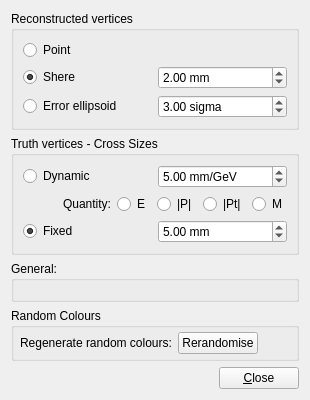
<?xml version="1.0" encoding="UTF-8"?>
<ui version="4.0">
 <class>VertexSysSettingsColouringForm</class>
 <widget class="QWidget" name="VertexSysSettingsColouringForm">
  <property name="geometry">
   <rect>
    <x>0</x>
    <y>0</y>
    <width>310</width>
    <height>349</height>
   </rect>
  </property>
  <property name="windowTitle">
   <string>Form</string>
  </property>
  <layout class="QVBoxLayout">
   <item>
    <widget class="QGroupBox" name="groupBox_2">
     <property name="title">
      <string>Reconstructed vertices</string>
     </property>
     <layout class="QGridLayout">
      <item row="0" column="0">
       <widget class="QRadioButton" name="radioButton_reconVert_point">
        <property name="text">
         <string>Point</string>
        </property>
       </widget>
      </item>
      <item row="1" column="0">
       <widget class="QRadioButton" name="radioButton_reconVert_sphere">
        <property name="text">
         <string>Shere</string>
        </property>
        <property name="checked">
         <bool>true</bool>
        </property>
       </widget>
      </item>
      <item row="1" column="1">
       <widget class="QDoubleSpinBox" name="doubleSpinBox_reconVert_sphereRadius_mm">
        <property name="suffix">
         <string> mm</string>
        </property>
        <property name="minimum">
         <double>0.010000000000000</double>
        </property>
        <property name="maximum">
         <double>999.990000000000009</double>
        </property>
        <property name="value">
         <double>2.000000000000000</double>
        </property>
       </widget>
      </item>
      <item row="2" column="0">
       <widget class="QRadioButton" name="radioButton_reconVert_ellipsoid">
        <property name="text">
         <string>Error ellipsoid</string>
        </property>
       </widget>
      </item>
      <item row="2" column="1">
       <widget class="QDoubleSpinBox" name="doubleSpinBox_reconVert_ellipsoid_nsigma">
        <property name="suffix">
         <string> sigma</string>
        </property>
        <property name="minimum">
         <double>0.100000000000000</double>
        </property>
        <property name="maximum">
         <double>999.990000000000009</double>
        </property>
        <property name="singleStep">
         <double>0.500000000000000</double>
        </property>
        <property name="value">
         <double>3.000000000000000</double>
        </property>
       </widget>
      </item>
     </layout>
    </widget>
   </item>
   <item>
    <widget class="QGroupBox" name="groupBox">
     <property name="title">
      <string>Truth vertices - Cross Sizes</string>
     </property>
     <layout class="QGridLayout">
      <item row="0" column="0">
       <widget class="QRadioButton" name="radioButton_truthCrossSize_ProptoQuantity">
        <property name="text">
         <string>Dynamic</string>
        </property>
       </widget>
      </item>
      <item row="0" column="1">
       <widget class="QDoubleSpinBox" name="doubleSpinBox_truthCrossSize_ProptoQuantity">
        <property name="suffix">
         <string> mm/GeV</string>
        </property>
        <property name="minimum">
         <double>0.010000000000000</double>
        </property>
        <property name="maximum">
         <double>999.990000000000009</double>
        </property>
        <property name="value">
         <double>5.000000000000000</double>
        </property>
       </widget>
      </item>
      <item row="1" column="0" colspan="2">
       <layout class="QHBoxLayout">
        <property name="leftMargin">
         <number>40</number>
        </property>
        <item>
         <widget class="QLabel" name="label">
          <property name="text">
           <string>Quantity:</string>
          </property>
         </widget>
        </item>
        <item>
         <widget class="QRadioButton" name="radioButton_truthCrossSize_quantityIsEnergy">
          <property name="text">
           <string>E</string>
          </property>
          <property name="checked">
           <bool>true</bool>
          </property>
         </widget>
        </item>
        <item>
         <widget class="QRadioButton" name="radioButton_truthCrossSize_quantityIsAbsMomentum">
          <property name="text">
           <string>|P|</string>
          </property>
         </widget>
        </item>
        <item>
         <widget class="QRadioButton" name="radioButton_truthCrossSize_quantityIsAbsTransverseMomentum">
          <property name="text">
           <string>|Pt|</string>
          </property>
         </widget>
        </item>
        <item>
         <widget class="QRadioButton" name="radioButton_truthCrossSize_quantityIsMass">
          <property name="text">
           <string>M</string>
          </property>
         </widget>
        </item>
       </layout>
      </item>
      <item row="2" column="0">
       <widget class="QRadioButton" name="radioButton_truthCrossSize_Fixed">
        <property name="text">
         <string>Fixed</string>
        </property>
        <property name="checked">
         <bool>true</bool>
        </property>
       </widget>
      </item>
      <item row="2" column="1">
       <widget class="QDoubleSpinBox" name="doubleSpinBox_truthCrossSize_fixed">
        <property name="suffix">
         <string> mm</string>
        </property>
        <property name="minimum">
         <double>0.010000000000000</double>
        </property>
        <property name="maximum">
         <double>999.990000000000009</double>
        </property>
        <property name="value">
         <double>5.000000000000000</double>
        </property>
       </widget>
      </item>
     </layout>
    </widget>
   </item>
   <item>
    <widget class="QGroupBox" name="groupBox_3">
     <property name="title">
      <string>General:</string>
     </property>
     <layout class="QVBoxLayout">
      <item>
       <widget class="VP1DrawOptionsWidget" name="widget_drawOptions" native="true"/>
      </item>
     </layout>
    </widget>
   </item>
   <item>
    <widget class="QGroupBox" name="groupBox_4">
     <property name="title">
      <string>Random Colours</string>
     </property>
     <layout class="QHBoxLayout" name="_3">
      <property name="leftMargin">
       <number>6</number>
      </property>
      <property name="topMargin">
       <number>4</number>
      </property>
      <property name="rightMargin">
       <number>6</number>
      </property>
      <property name="bottomMargin">
       <number>4</number>
      </property>
      <item>
       <widget class="QLabel" name="label_3">
        <property name="text">
         <string>Regenerate random colours:</string>
        </property>
       </widget>
      </item>
      <item>
       <widget class="QPushButton" name="pushButton_colourbyrandom_rerandomise">
        <property name="toolTip">
         <string>Re-generate random colours. Note transparency and brightness are inherited from the Uniform colour settings.</string>
        </property>
        <property name="text">
         <string>Rerandomise</string>
        </property>
       </widget>
      </item>
      <item>
       <spacer>
        <property name="orientation">
         <enum>Qt::Horizontal</enum>
        </property>
        <property name="sizeHint" stdset="0">
         <size>
          <width>40</width>
          <height>20</height>
         </size>
        </property>
       </spacer>
      </item>
     </layout>
    </widget>
   </item>
   <item>
    <layout class="QHBoxLayout">
     <property name="spacing">
      <number>0</number>
     </property>
     <item>
      <spacer>
       <property name="orientation">
        <enum>Qt::Horizontal</enum>
       </property>
       <property name="sizeHint" stdset="0">
        <size>
         <width>1</width>
         <height>5</height>
        </size>
       </property>
      </spacer>
     </item>
     <item>
      <widget class="QPushButton" name="pushButton_close">
       <property name="text">
        <string>&amp;Close</string>
       </property>
      </widget>
     </item>
    </layout>
   </item>
  </layout>
 </widget>
 <customwidgets>
  <customwidget>
   <class>VP1DrawOptionsWidget</class>
   <extends>QWidget</extends>
   <header>VP1Base/VP1DrawOptionsWidget.h</header>
   <container>1</container>
  </customwidget>
 </customwidgets>
 <resources/>
 <connections/>
</ui>
